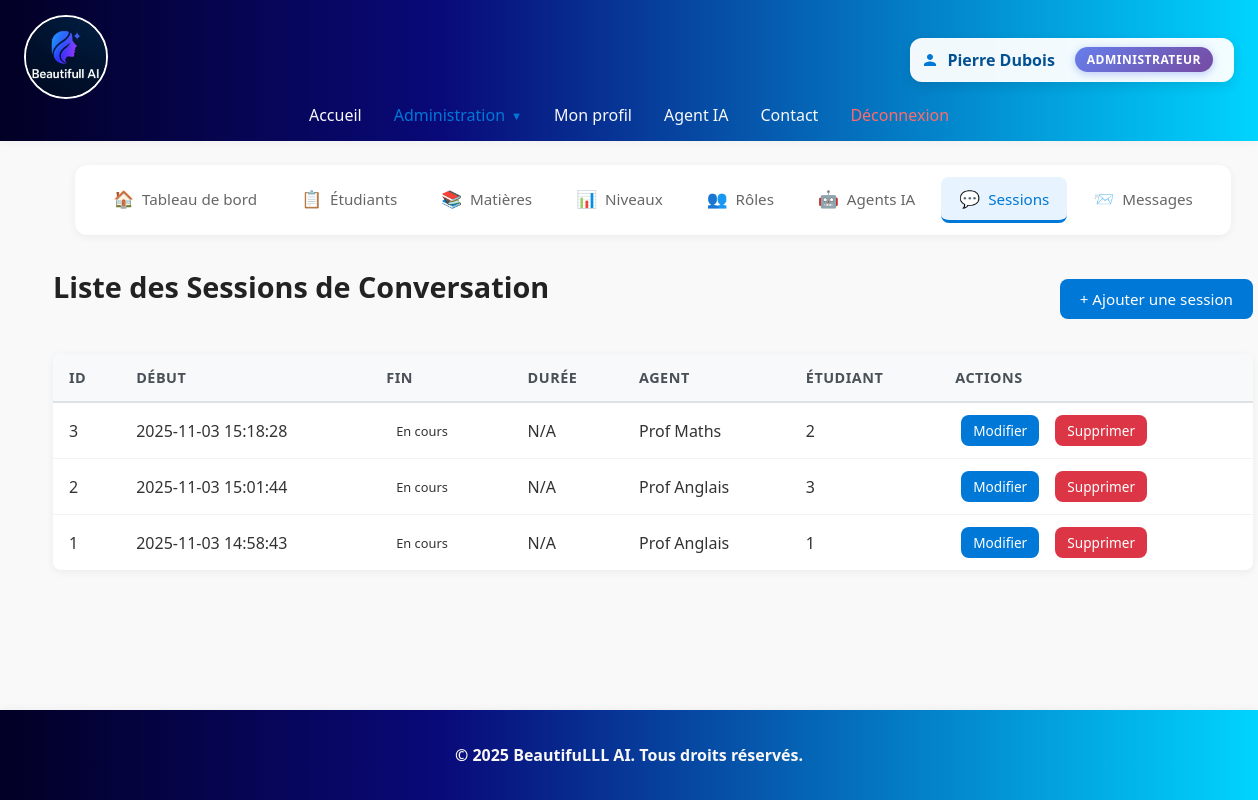
/index.php?action=session_list (signed in), run on the app's committed database.
### tables this page shows
CREATE TABLE IF NOT EXISTS `session_conversation` (
  `id_session` int NOT NULL AUTO_INCREMENT,
  `date_heure_debut` datetime NOT NULL DEFAULT CURRENT_TIMESTAMP,
  `duree_session` time DEFAULT NULL,
  `date_heure_fin` datetime DEFAULT NULL,
  `id_agents` int NOT NULL,
  `id_etudiant` int NOT NULL,
  PRIMARY KEY (`id_session`),
  KEY `id_agents` (`id_agents`),
  KEY `id_etudiant` (`id_etudiant`)
);

CREATE TABLE IF NOT EXISTS `agent` (
  `id_agents` int NOT NULL AUTO_INCREMENT,
  `nom_agent` varchar(50) NOT NULL,
  `type_agent` varchar(50) NOT NULL,
  `avatar_agent` varchar(255) DEFAULT NULL,
  `est_actif` tinyint(1) DEFAULT '1',
  `description` text,
  `date_creation` datetime DEFAULT CURRENT_TIMESTAMP,
  `prompt_systeme` text NOT NULL,
  `model` varchar(100) DEFAULT 'openai/gpt-oss-20b',
  `temperature` decimal(3,2) DEFAULT '0.70',
  `max_tokens` int DEFAULT '8192',
  `top_p` decimal(3,2) DEFAULT '1.00',
  `reasoning_effort` enum('low','medium','high') DEFAULT 'medium',
  `id_matieres` int NOT NULL,
  PRIMARY KEY (`id_agents`),
  UNIQUE KEY `nom_agent` (`nom_agent`),
  UNIQUE KEY `unique_agent_per_matiere` (`id_matieres`)
);

### php-crud/model/SessionConversation.php (called while the page is built, shortened)
<?php
class SessionConversation
{
    private $conn;
    public function __construct($db = null)
    {
        if ($db) {
            $this->conn = $db;
        } else {
            $database = new Database();
            $this->conn = $database->connect();
        }
    }
    public function read()
    {
        $sql = "SELECT s.*, a.nom_agent, m.nom_matieres
                FROM SESSION_CONVERSATION s
                LEFT JOIN Agent a ON s.id_agents = a.id_agents
                LEFT JOIN Matieres m ON a.id_matieres = m.id_matieres
                ORDER BY s.date_heure_debut DESC";
        $stmt = $this->conn->prepare($sql);
        $stmt->execute();
        return $stmt->fetchAll(PDO::FETCH_ASSOC);
    }
}
?>

### php-crud/config/Database.php (called while the page is built, shortened)
<?php
class Database
{
    private $host = '127.0.0.1';
    private $dbName = 'ia_educative';
    private $username = 'root';
    private $password = '';
    public function connect()
    {
        try {
            $this->connection = new PDO(
                "mysql:host={$this->host};dbname={$this->dbName}",
                $this->username,
                $this->password
            );
            $this->connection->setAttribute(PDO::ATTR_ERRMODE, PDO::ERRMODE_EXCEPTION);
            return $this->connection;
        } catch (PDOException $e) {
            die("Database connection failed: " . $e->getMessage());
        }
    }
}

### php-crud/controllers/SessionConversationController.php (called while the page is built, shortened)
<?php
require_once __DIR__ . '/../model/SessionConversation.php';
require_once __DIR__ . '/../model/Agent.php';
require_once __DIR__ . '/../model/etudiant.php';
class SessionConversationController
{
    public function getSessionsWithDetails()
    {
        $sessionModel = new SessionConversation();
        $sessions = $sessionModel->read();
        $agentModel = new Agent();
        $etudiantModel = new Etudiants();
        foreach ($sessions as &$session) {
            $agent = $agentModel->readSingle($session['id_agents']);
            $etudiant = $etudiantModel->readSingle($session['id_etudiant']);
        }
        return $sessions;
    }
}

### php-crud/model/agent.php (called while the page is built, shortened)
<?php
class Agent
{
    private $conn;
    public function __construct()
    {
        $database = new Database();
        $this->conn = $database->connect();
    }
    public function readSingle($id_agents)
    {
        $sql = "SELECT a.*, m.nom_matieres
                FROM agent a
                LEFT JOIN Matieres m ON a.id_matieres = m.id_matieres
                WHERE a.id_agents = :id_agents
                LIMIT 1";
        $stmt = $this->conn->prepare($sql);
        $stmt->bindParam(':id_agents', $id_agents, PDO::PARAM_INT);
        $stmt->execute();
        return $stmt->fetch(PDO::FETCH_ASSOC);
    }
}
?>

### php-crud/model/etudiant.php (called while the page is built, shortened)
<?php
require_once __DIR__ . '/../config/Database.php';
class Etudiants
{
    private $conn;
    public function __construct()
    {
        $database = new Database();
        $this->conn = $database->connect();
    }
    public function readSingle($id)
    {
        $sql = "SELECT * FROM Etudiants WHERE id_etudiant = :id";
        $stmt = $this->conn->prepare($sql);
        $stmt->bindParam(':id', $id);
        $stmt->execute();
        return $stmt->fetch(\PDO::FETCH_ASSOC);
    }
}
?>

### php-crud/views/sessions/SessionConversation_list.php (the view, shortened to what this page needs)
<?php
require_once __DIR__ . '/../../controllers/SessionConversationController.php';
$sessionController = new \Controllers\SessionConversationController();
$sessions = $sessionController->getSessionsWithDetails();
?>
<?php include __DIR__ . '/../../includes/crud_nav.php'; ?>
<div class="crud-container">
    <div class="crud-header">
        <h1 class="page-title">Liste des Sessions de Conversation</h1>
        <a href="index.php?action=creer_session" class="btn btn-primary">+ Ajouter une session</a>
    </div>
    <table class="crud-table">
        <thead>
            <tr>
                <th>ID</th>
                <th>Début</th>
                <th>Fin</th>
                <th>Durée</th>
                <th>Agent</th>
                <th>Étudiant</th>
                <th>Actions</th>
            </tr>
        </thead>
        <tbody>
            <?php foreach ($sessions as $session): ?>
                <tr>
                    <td><?= htmlspecialchars($session['id_session']) ?></td>
                    <td><?= htmlspecialchars(date('Y-m-d H:i:s', strtotime($session['date_heure_debut']))) ?></td>
                    <td>
                        <?php if ($session['date_heure_fin']): ?>
                            <?= htmlspecialchars(date('Y-m-d H:i:s', strtotime($session['date_heure_fin']))) ?>
                        <?php else: ?>
                            <span class="badge badge-primary">En cours</span>
                        <?php endif; ?>
                    </td>
                    <td><?= htmlspecialchars($session['duree_session'] ?? 'N/A') ?></td>
                    <td><?= htmlspecialchars($session['nom_agent'] ?? $session['id_agents']) ?></td>
                    <td><?= htmlspecialchars(($session['prenom'] ?? '') . ' ' . ($session['nom'] ?? $session['id_etudiant'])) ?></td>
                    <td>
                        <a href="index.php?action=modifier_session&id=<?= htmlspecialchars($session['id_session']) ?>" class="btn btn-primary btn-sm">Modifier</a>
                        <a href="index.php?action=supprimer_session&id=<?= htmlspecialchars($session['id_session']) ?>" class="btn btn-danger btn-sm">Supprimer</a>
                    </td>
                </tr>
            <?php endforeach; ?>
        </tbody>
    </table>
</div>

### style.css (style rules this page uses)
body { margin: 0; padding: 0; min-height: 100vh; font-family: 'Segoe UI', Arial, sans-serif; background: #f9f9f9; color: #222; display: flex; flex-direction: column; }
.page-title { font-size: 1.8rem; font-weight: 600; color: #222; margin: 0 0 24px 0; }
.crud-header { display: flex; justify-content: space-between; align-items: center; margin-bottom: 24px; flex-wrap: wrap; gap: 16px; }
.btn { display: inline-block; padding: 10px 20px; border-radius: 8px; font-size: 0.95rem; font-weight: 500; text-decoration: none; text-align: center; cursor: pointer; border: none; transition: all 0.2s ease; }
.btn-primary { background-color: #0078d7; color: #fff; }
.btn-danger { background-color: #dc3545; color: #fff; }
.btn-sm { padding: 6px 12px; font-size: 0.85rem; }
.crud-table { width: 100%; background: #fff; border-radius: 8px; box-shadow: 0 2px 8px rgba(0,0,0,0.06); overflow: hidden; border-collapse: collapse; }
.crud-table thead { background: #f8f9fa; }
.crud-table th { padding: 14px 16px; text-align: left; font-weight: 600; color: #495057; border-bottom: 2px solid #dee2e6; font-size: 0.9rem; text-transform: uppercase; letter-spacing: 0.5px; }
.crud-table td { padding: 12px 16px; border-bottom: 1px solid #f1f3f5; color: #333; }
.crud-table tbody tr { transition: background-color 0.15s ease; }
.crud-table tbody tr:last-child td { border-bottom: none; }
.crud-table td a { margin: 0 6px; }
.badge { display: inline-block; padding: 4px 10px; border-radius: 12px; font-size: 0.8rem; font-weight: 500; }
.crud-container { max-width: 1200px; margin: 0 auto; width: 100%; }

### data on the page
session_conversation: id_session "3", date_heure_debut "2025-11-03 15:18:28", shows "En cours", duree_session "N/A", id_agents.nom_agent "Prof Maths", id_etudiant "2"
session_conversation: id_session "2", date_heure_debut "2025-11-03 15:01:44", shows "En cours", duree_session "N/A", id_agents.nom_agent "Prof Anglais", id_etudiant "3"
session_conversation: id_session "1", date_heure_debut "2025-11-03 14:58:43", shows "En cours", duree_session "N/A", id_agents.nom_agent "Prof Anglais", id_etudiant "1"

### other printed values
$user['prenom'] . " " . $user['nom'] "Pierre Dubois"
$user['role'] "ADMINISTRATEUR"
